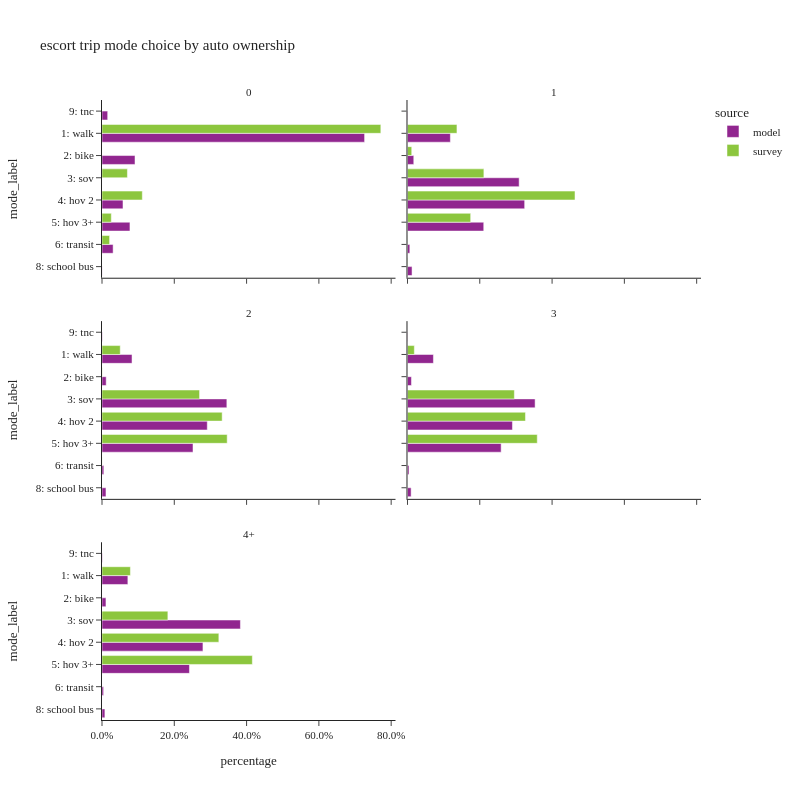

Here is the notebook cell this chart was saved with:
### Code cell
plot_mode_choice(es_trip.loc[es_trip['auto_ownership_4+']!="-1"],
                 "auto_ownership_4+",
                 {"auto_ownership_4+":["0","1","2","3","4+"],
                  "mode_label":["1: walk","2: bike","3: sov","4: hov 2","5: hov 3+","6: transit",
                                   "8: school bus","9: other–survey only"]},
                 "auto ownership",2,800)

### Figure 1 — Plotly figure (JSON) as saved in the notebook; plotly's stock layout.template omitted (floating-point values rounded to 4 significant figures)
{"data": [{"alignmentgroup": "True", "customdata": [[29820], [3982], [2585], [3749], [1006], [21], [481]], "hovertemplate": "source=model<br>auto_ownership_4+=0<br>percentage=%{x}<br>mode_label=%{y}<br>sample count=%{customdata[0]}<extra></extra>", "legendgroup": "model", "marker": {"color": "#91268F", "pattern": {"shape": ""}}, "name": "model", "offsetgroup": "model", "orientation": "h", "showlegend": true, "textposition": "auto", "type": "bar", "x": [0.7265, 0.09129, 0.05807, 0.07733, 0.03074, 0.0003857, 0.01571], "xaxis": "x5", "y": ["1: walk", "2: bike", "4: hov 2", "5: hov 3+", "6: transit", "8: school bus", "9: tnc"], "yaxis": "y5"}, {"alignmentgroup": "True", "customdata": [[13], [2], [2], [1], [1]], "hovertemplate": "source=survey<br>auto_ownership_4+=0<br>percentage=%{x}<br>mode_label=%{y}<br>sample count=%{customdata[0]}<extra></extra>", "legendgroup": "survey", "marker": {"color": "#8CC63E", "pattern": {"shape": ""}}, "name": "survey", "offsetgroup": "survey", "orientation": "h", "showlegend": true, "textposition": "auto", "type": "bar", "x": [0.7714, 0.07031, 0.1115, 0.02576, 0.02098], "xaxis": "x5", "y": ["1: walk", "3: sov", "4: hov 2", "5: hov 3+", "6: transit"], "yaxis": "y5"}, {"alignmentgroup": "True", "customdata": [[40123], [6043], [110587], [119044], [78998], [1655], [4975], [251]], "hovertemplate": "source=model<br>auto_ownership_4+=1<br>percentage=%{x}<br>mode_label=%{y}<br>sample count=%{customdata[0]}<extra></extra>", "legendgroup": "model", "marker": {"color": "#91268F", "pattern": {"shape": ""}}, "name": "model", "offsetgroup": "model", "orientation": "h", "showlegend": false, "textposition": "auto", "type": "bar", "x": [0.1186, 0.01738, 0.3089, 0.3241, 0.2109, 0.006444, 0.01259, 0.001023], "xaxis": "x6", "y": ["1: walk", "2: bike", "3: sov", "4: hov 2", "5: hov 3+", "6: transit", "8: school bus", "9: tnc"], "yaxis": "y6"}, {"alignmentgroup": "True", "customdata": [[78], [18], [131], [176], [112], [2], [3]], "hovertemplate": "source=survey<br>auto_ownership_4+=1<br>percentage=%{x}<br>mode_label=%{y}<br>sample count=%{customdata[0]}<extra></extra>", "legendgroup": "survey", "marker": {"color": "#8CC63E", "pattern": {"shape": ""}}, "name": "survey", "offsetgroup": "survey", "orientation": "h", "showlegend": false, "textposition": "auto", "type": "bar", "x": [0.1368, 0.01169, 0.2114, 0.4634, 0.1748, 0.0006907, 0.001194], "xaxis": "x6", "y": ["1: walk", "2: bike", "3: sov", "4: hov 2", "5: hov 3+", "6: transit", "8: school bus"], "yaxis": "y6"}, {"alignmentgroup": "True", "customdata": [[74377], [10819], [302699], [261644], [231091], [3175], [10463], [579]], "hovertemplate": "source=model<br>auto_ownership_4+=2<br>percentage=%{x}<br>mode_label=%{y}<br>sample count=%{customdata[0]}<extra></extra>", "legendgroup": "model", "marker": {"color": "#91268F", "pattern": {"shape": ""}}, "name": "model", "offsetgroup": "model", "orientation": "h", "showlegend": false, "textposition": "auto", "type": "bar", "x": [0.08305, 0.01156, 0.3454, 0.2913, 0.2518, 0.005055, 0.01102, 0.0008755], "xaxis": "x3", "y": ["1: walk", "2: bike", "3: sov", "4: hov 2", "5: hov 3+", "6: transit", "8: school bus", "9: tnc"], "yaxis": "y3"}, {"alignmentgroup": "True", "customdata": [[40], [6], [161], [271], [238], [2]], "hovertemplate": "source=survey<br>auto_ownership_4+=2<br>percentage=%{x}<br>mode_label=%{y}<br>sample count=%{customdata[0]}<extra></extra>", "legendgroup": "survey", "marker": {"color": "#8CC63E", "pattern": {"shape": ""}}, "name": "survey", "offsetgroup": "survey", "orientation": "h", "showlegend": false, "textposition": "auto", "type": "bar", "x": [0.05047, 0.0006017, 0.2699, 0.3324, 0.3463, 0.0002907], "xaxis": "x3", "y": ["1: walk", "2: bike", "3: sov", "4: hov 2", "5: hov 3+", "6: transit"], "yaxis": "y3"}, {"alignmentgroup": "True", "customdata": [[33974], [5241], [161382], [133816], [122689], [1370], [5079], [273]], "hovertemplate": "source=model<br>auto_ownership_4+=3<br>percentage=%{x}<br>mode_label=%{y}<br>sample count=%{customdata[0]}<extra></extra>", "legendgroup": "model", "marker": {"color": "#91268F", "pattern": {"shape": ""}}, "name": "model", "offsetgroup": "model", "orientation": "h", "showlegend": false, "textposition": "auto", "type": "bar", "x": [0.0717, 0.01093, 0.353, 0.2903, 0.2591, 0.004083, 0.01003, 0.0008088], "xaxis": "x4", "y": ["1: walk", "2: bike", "3: sov", "4: hov 2", "5: hov 3+", "6: transit", "8: school bus", "9: tnc"], "yaxis": "y4"}, {"alignmentgroup": "True", "customdata": [[5], [53], [44], [46]], "hovertemplate": "source=survey<br>auto_ownership_4+=3<br>percentage=%{x}<br>mode_label=%{y}<br>sample count=%{customdata[0]}<extra></extra>", "legendgroup": "survey", "marker": {"color": "#8CC63E", "pattern": {"shape": ""}}, "name": "survey", "offsetgroup": "survey", "orientation": "h", "showlegend": false, "textposition": "auto", "type": "bar", "x": [0.01895, 0.2957, 0.3264, 0.359], "xaxis": "x4", "y": ["1: walk", "3: sov", "4: hov 2", "5: hov 3+"], "yaxis": "y4"}, {"alignmentgroup": "True", "customdata": [[20705], [3069], [107147], [78204], [69682], [875], [2472], [210]], "hovertemplate": "source=model<br>auto_ownership_4+=4+<br>percentage=%{x}<br>mode_label=%{y}<br>sample count=%{customdata[0]}<extra></extra>", "legendgroup": "model", "marker": {"color": "#91268F", "pattern": {"shape": ""}}, "name": "model", "offsetgroup": "model", "orientation": "h", "showlegend": false, "textposition": "auto", "type": "bar", "x": [0.07156, 0.01095, 0.3829, 0.2793, 0.2419, 0.004431, 0.008017, 0.0009204], "xaxis": "x", "y": ["1: walk", "2: bike", "3: sov", "4: hov 2", "5: hov 3+", "6: transit", "8: school bus", "9: tnc"], "yaxis": "y"}, {"alignmentgroup": "True", "customdata": [[2], [11], [17], [16]], "hovertemplate": "source=survey<br>auto_ownership_4+=4+<br>percentage=%{x}<br>mode_label=%{y}<br>sample count=%{customdata[0]}<extra></extra>", "legendgroup": "survey", "marker": {"color": "#8CC63E", "pattern": {"shape": ""}}, "name": "survey", "offsetgroup": "survey", "orientation": "h", "showlegend": false, "textposition": "auto", "type": "bar", "x": [0.07858, 0.1822, 0.3233, 0.4159], "xaxis": "x", "y": ["1: walk", "3: sov", "4: hov 2", "5: hov 3+"], "yaxis": "y"}], "layout": {"annotations": [{"font": {}, "showarrow": false, "text": "4+", "x": 0.245, "xanchor": "center", "xref": "paper", "y": 0.2867, "yanchor": "bottom", "yref": "paper"}, {"font": {}, "showarrow": false, "text": "2", "x": 0.245, "xanchor": "center", "xref": "paper", "y": 0.6433, "yanchor": "bottom", "yref": "paper"}, {"font": {}, "showarrow": false, "text": "3", "x": 0.755, "xanchor": "center", "xref": "paper", "y": 0.6433, "yanchor": "bottom", "yref": "paper"}, {"font": {}, "showarrow": false, "text": "0", "x": 0.245, "xanchor": "center", "xref": "paper", "y": 1.0, "yanchor": "bottom", "yref": "paper"}, {"font": {}, "showarrow": false, "text": "1", "x": 0.755, "xanchor": "center", "xref": "paper", "y": 1.0, "yanchor": "bottom", "yref": "paper"}], "barmode": "group", "height": 800, "legend": {"title": {"text": "source"}, "tracegroupgap": 0}, "title": {"text": "escort trip mode choice by auto ownership"}, "width": 800, "xaxis": {"anchor": "y", "domain": [0.0, 0.49], "tickformat": ".1%", "title": {"text": "percentage"}}, "xaxis2": {"anchor": "y2", "domain": [0.51, 1.0], "matches": "x", "tickformat": ".1%", "title": {"text": "percentage"}}, "xaxis3": {"anchor": "y3", "domain": [0.0, 0.49], "matches": "x", "showticklabels": false, "tickformat": ".1%"}, "xaxis4": {"anchor": "y4", "domain": [0.51, 1.0], "matches": "x", "showticklabels": false, "tickformat": ".1%"}, "xaxis5": {"anchor": "y5", "domain": [0.0, 0.49], "matches": "x", "showticklabels": false, "tickformat": ".1%"}, "xaxis6": {"anchor": "y6", "domain": [0.51, 1.0], "matches": "x", "showticklabels": false, "tickformat": ".1%"}, "yaxis": {"anchor": "x", "categoryarray": ["9: other–survey only", "8: school bus", "6: transit", "5: hov 3+", "4: hov 2", "3: sov", "2: bike", "1: walk"], "categoryorder": "array", "domain": [0.0, 0.2867], "title": {"text": "mode_label"}}, "yaxis2": {"anchor": "x2", "domain": [0.0, 0.2867], "matches": "y", "showticklabels": false}, "yaxis3": {"anchor": "x3", "categoryarray": ["9: other–survey only", "8: school bus", "6: transit", "5: hov 3+", "4: hov 2", "3: sov", "2: bike", "1: walk"], "categoryorder": "array", "domain": [0.3567, 0.6433], "matches": "y", "title": {"text": "mode_label"}}, "yaxis4": {"anchor": "x4", "domain": [0.3567, 0.6433], "matches": "y", "showticklabels": false}, "yaxis5": {"anchor": "x5", "categoryarray": ["9: other–survey only", "8: school bus", "6: transit", "5: hov 3+", "4: hov 2", "3: sov", "2: bike", "1: walk"], "categoryorder": "array", "domain": [0.7133, 1.0], "matches": "y", "title": {"text": "mode_label"}}, "yaxis6": {"anchor": "x6", "domain": [0.7133, 1.0], "matches": "y", "showticklabels": false}}}
